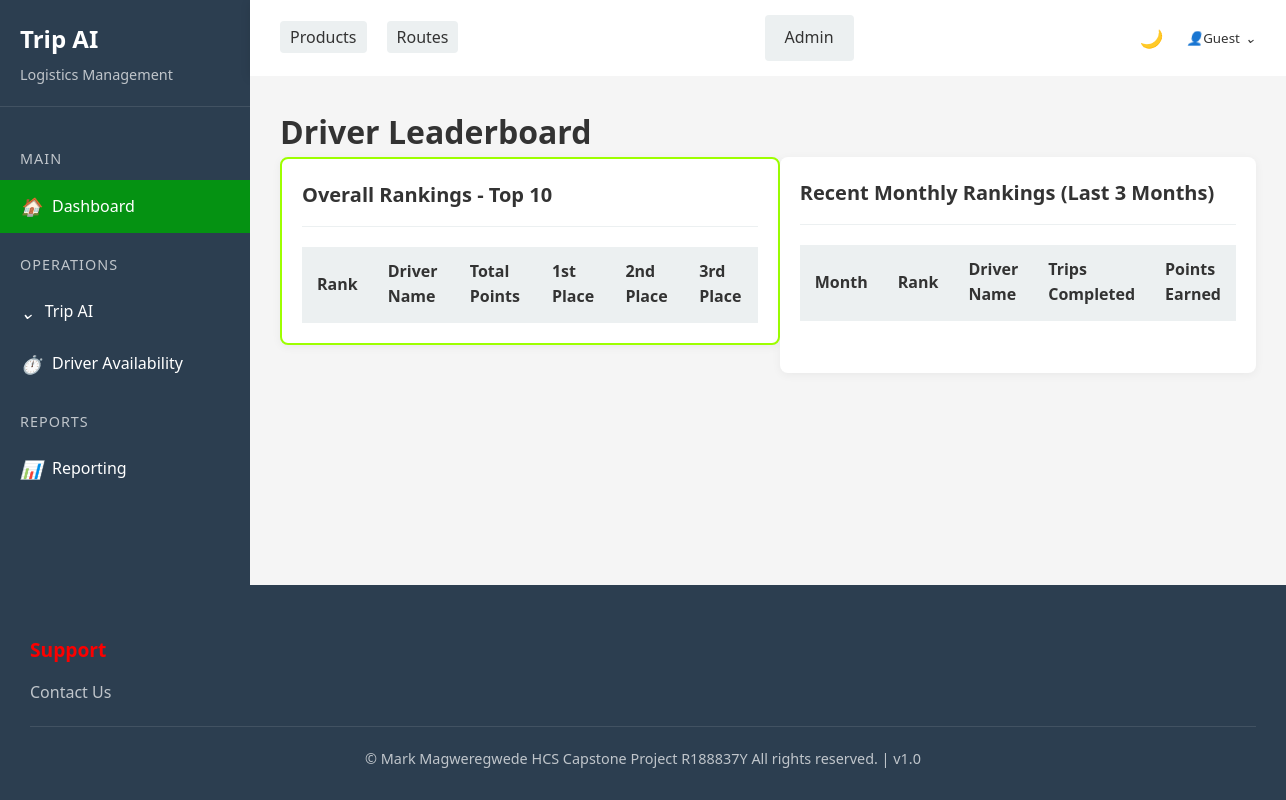
Before: /app/leaderboard/ with the older database file.
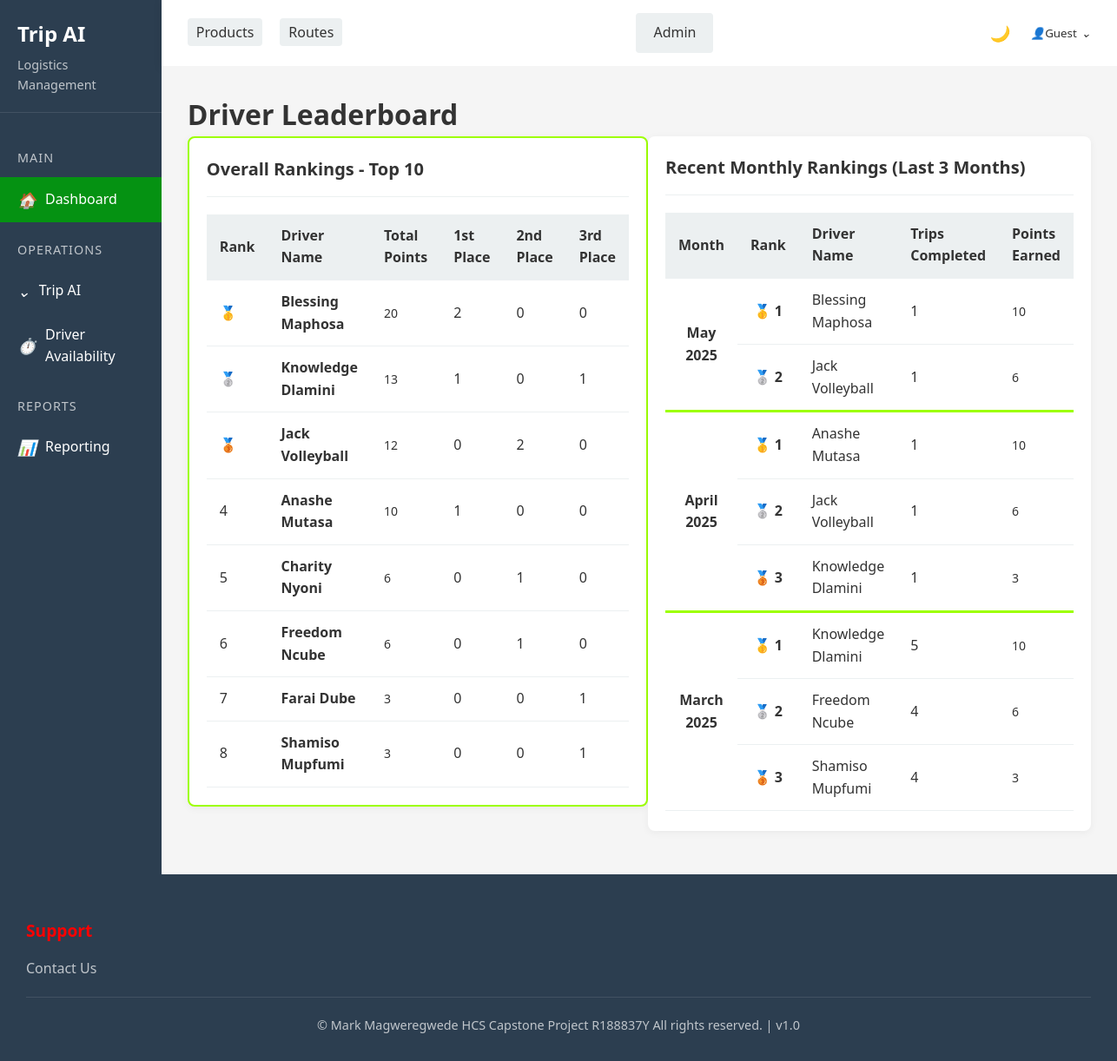
After: the same page with the newer database file.
### triplog/models.py (models this page shows, shortened)
class DriverLeaderboard(models.Model):
    driver_name = models.CharField(max_length=100)
    total_points = models.IntegerField(default=0)
    rank_1_count = models.IntegerField(default=0)  # Number of times ranked #1
    rank_2_count = models.IntegerField(default=0)  # Number of times ranked #2
    rank_3_count = models.IntegerField(default=0)  # Number of times ranked #3
    last_updated = models.DateTimeField(auto_now=True)
    class Meta:
        ordering = ['-total_points', '-rank_1_count', '-rank_2_count']

class MonthlyDriverRanking(models.Model):
    driver_name = models.CharField(max_length=100)
    month = models.DateField()  # First day of the month
    rank = models.IntegerField()  # 1, 2, or 3
    trips_completed = models.IntegerField()
    points_earned = models.IntegerField()
    class Meta:
        unique_together = ['driver_name', 'month']
        ordering = ['-month', 'rank']

### triplog/views.py (the view)
# urls.py: path('leaderboard/', views.driver_leaderboard, name='driver_leaderboard'),
def driver_leaderboard(request):
    leaderboard = DriverLeaderboard.objects.all()[:10]  # Top 10 drivers
    recent_rankings = MonthlyDriverRanking.objects.select_related().order_by('-month', 'rank')[:15]
    context = {
        'leaderboard': leaderboard,
        'recent_rankings': recent_rankings,
    }
    return render(request, 'triplog/leaderboard.html', context)

### templates/triplog/leaderboard.html (shortened to what this page needs)
{% extends 'base.html' %}
{% block content %}
<h1>Driver Leaderboard</h1>
<div class="container">
    <div class="card mb-5" style="border : 2px solid #9dff00;">
        <div class="card-header bg-primary text-white">
            <h3>Overall Rankings - Top 10</h3>
        </div>
        <div class="card-body">
            <table class="table table-striped table-hover">
                <thead class="table-dark">
                    <tr>
                        <th>Rank</th>
                        <th>Driver Name</th>
                        <th>Total Points</th>
                        <th>1st Place</th>
                        <th>2nd Place</th>
                        <th>3rd Place</th>
                    </tr>
                </thead>
                <tbody>
                    {% for driver in leaderboard %}
                    <tr>
                        <td>
                            {% if forloop.counter == 1 %}🥇
                            {% elif forloop.counter == 2 %}🥈
                            {% elif forloop.counter == 3 %}🥉
                            {% else %}{{ forloop.counter }}
                            {% endif %}
                        </td>
                        <td><strong>{{ driver.driver_name }}</strong></td>
                        <td><span class="badge bg-success">{{ driver.total_points }}</span></td>
                        <td>{{ driver.rank_1_count }}</td>
                        <td>{{ driver.rank_2_count }}</td>
                        <td>{{ driver.rank_3_count }}</td>
                    </tr>
                    {% endfor %}
                </tbody>
            </table>
        </div>
    </div>
    <div class="card">
        <div class="card-header bg-info text-white">
            <h3>Recent Monthly Rankings (Last 3 Months)</h3>
        </div>
        <div class="card-body">
            <table class="table table-sm">
                <thead class="table-dark">
                    <tr>
                        <th>Month</th>
                        <th>Rank</th>
                        <th>Driver Name</th>
                        <th>Trips Completed</th>
                        <th>Points Earned</th>
                    </tr>
                </thead>
                <tbody>
                    {% regroup recent_rankings by month as monthly_groups %}
                    {% for month_group in monthly_groups %}
                    {% if forloop.counter <= 3 %} {% for ranking in month_group.list %} <tr
                        class="{% if forloop.first and not forloop.parentloop.first %}month-border{% endif %}">
                        {% if forloop.first %}
                        <td rowspan="{{ month_group.list|length }}" class="rank-cell align-middle">
                            <strong>{{ ranking.month|date:"F Y" }}</strong>
                        </td>
                        {% endif %}
                        <td class="rank-cell">
                            {% if ranking.rank == 1 %}🥇
                            {% elif ranking.rank == 2 %}🥈
                            {% elif ranking.rank == 3 %}🥉
                            {% endif %}
                            {{ ranking.rank }}
                        </td>
                        <td>{{ ranking.driver_name }}</td>
                        <td>{{ ranking.trips_completed }}</td>
                        <td><span class="badge bg-primary">{{ ranking.points_earned }}</span></td>
                        </tr>
                        {% endfor %}
                        {% endif %}
                        {% endfor %}
                </tbody>
            </table>
        </div>
    </div>
</div>
{% endblock %}

Changed rows visible on the page:
added DriverLeaderboard: driver_name "Blessing Maphosa", total_points "20", rank_1_count "2", rank_2_count "0", rank_3_count "0"
added DriverLeaderboard: driver_name "Knowledge Dlamini", total_points "13", rank_1_count "1", rank_2_count "0", rank_3_count "1"
added DriverLeaderboard: driver_name "Jack Volleyball", total_points "12", rank_1_count "0", rank_2_count "2", rank_3_count "0"
added DriverLeaderboard: driver_name "Anashe Mutasa", total_points "10", rank_1_count "1", rank_2_count "0", rank_3_count "0"
added DriverLeaderboard: driver_name "Charity Nyoni", total_points "6", rank_1_count "0", rank_2_count "1", rank_3_count "0"
added DriverLeaderboard: driver_name "Freedom Ncube", total_points "6", rank_1_count "0", rank_2_count "1", rank_3_count "0"
added DriverLeaderboard: driver_name "Farai Dube", total_points "3", rank_1_count "0", rank_2_count "0", rank_3_count "1"
added DriverLeaderboard: driver_name "Shamiso Mupfumi", total_points "3", rank_1_count "0", rank_2_count "0", rank_3_count "1"
added MonthlyDriverRanking: month "May 2025", rank "1", driver_name "Blessing Maphosa", trips_completed "1", points_earned "10"
added MonthlyDriverRanking: rank "2", driver_name "Jack Volleyball", trips_completed "1", points_earned "6"
added MonthlyDriverRanking: month "April 2025", rank "1", driver_name "Anashe Mutasa", trips_completed "1", points_earned "10"
added MonthlyDriverRanking: rank "2", driver_name "Jack Volleyball", trips_completed "1", points_earned "6"
added MonthlyDriverRanking: rank "3", driver_name "Knowledge Dlamini", trips_completed "1", points_earned "3"
added MonthlyDriverRanking: month "March 2025", rank "1", driver_name "Knowledge Dlamini", trips_completed "5", points_earned "10"
added MonthlyDriverRanking: rank "2", driver_name "Freedom Ncube", trips_completed "4", points_earned "6"
added MonthlyDriverRanking: rank "3", driver_name "Shamiso Mupfumi", trips_completed "4", points_earned "3"
